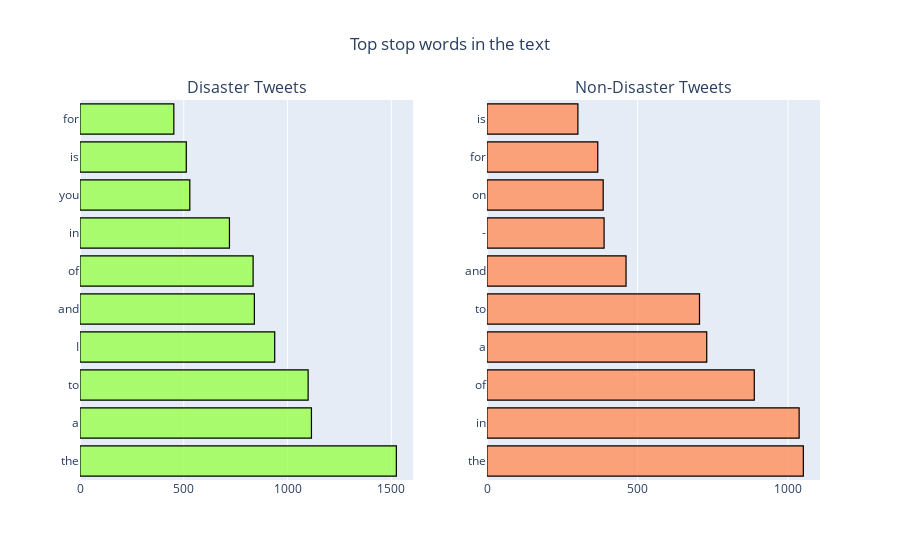

Write notebook code for a chart like this one.
### Markdown cell above
### What are stopwords?

In computing, stop words are words that are filtered out before or after the natural language data (text) are processed.       
While “stop words” typically refers to the most common words in a language, all-natural language processing tools don't use a single universal list of stop words.  

Analysing most occuring [stop words](https://en.wikipedia.org/wiki/Stop_word) in the text using corpus creating function(create_corpus)

### Code cell
values_list = []

def analyze_stopwords(data,func,targetlist):
  
  for label in range(0,len(targetlist)):
    corpus = func(targetlist[label])
    dic = defaultdict(int)
    
    for word in corpus:
        dic[word] += 1
    
    top = sorted(dic.items(),key = lambda x: x[1],reverse=True)[:10]
    x_items,y_values = zip(*top)
    values_list.append(x_items)
    values_list.append(y_values)

#analyzing stopwords for 0 and 1 target labels
analyze_stopwords(data,create_corpus,[0,1])

fig = make_subplots(rows=1, cols=2,subplot_titles=("Disaster Tweets", "Non-Disaster Tweets"))

fig.add_trace(
      go.Bar(x=values_list[1],y=values_list[0],orientation='h',marker=dict(color= 'rgba(152, 255, 74,0.8)'),
             marker_line=dict(color='black'),marker_line_width=1.2),
      row=1, col=1
).add_trace(
      go.Bar(x=values_list[3],y=values_list[2],orientation='h',marker=dict(color= 'rgba(255, 143, 92,0.8)'),
             marker_line=dict(color='black'),marker_line_width=1.2),
      row=1, col=2
).update_layout(title_text="Top stop words in the text",title_x=0.5,showlegend=False).show()

# py.plot(fig,filename='Top stop words in the text',auto_open=False,show_link=False)

### Figure 1 — Plotly figure (JSON) as saved in the notebook; plotly's stock layout.template omitted (floating-point values rounded to 4 significant figures)
{"data": [{"marker": {"color": "rgba(152, 255, 74,0.8)", "line": {"color": "black", "width": 1.2}}, "orientation": "h", "type": "bar", "x": [1524, 1115, 1099, 938, 840, 834, 720, 529, 512, 452], "xaxis": "x", "y": ["the", "a", "to", "I", "and", "of", "in", "you", "is", "for"], "yaxis": "y"}, {"marker": {"color": "rgba(255, 143, 92,0.8)", "line": {"color": "black", "width": 1.2}}, "orientation": "h", "type": "bar", "x": [1051, 1037, 888, 730, 706, 462, 389, 386, 368, 302], "xaxis": "x2", "y": ["the", "in", "of", "a", "to", "and", "-", "on", "for", "is"], "yaxis": "y2"}], "layout": {"annotations": [{"font": {"size": 16}, "showarrow": false, "text": "Disaster Tweets", "x": 0.225, "xanchor": "center", "xref": "paper", "y": 1, "yanchor": "bottom", "yref": "paper"}, {"font": {"size": 16}, "showarrow": false, "text": "Non-Disaster Tweets", "x": 0.775, "xanchor": "center", "xref": "paper", "y": 1, "yanchor": "bottom", "yref": "paper"}], "showlegend": false, "title": {"text": "Top stop words in the text", "x": 0.5}, "xaxis": {"anchor": "y", "domain": [0, 0.45], "type": "linear", "range": [0, 1604.0], "autorange": true}, "xaxis2": {"anchor": "y2", "domain": [0.55, 1], "type": "linear", "range": [0, 1106.0], "autorange": true}, "yaxis": {"anchor": "x", "domain": [0, 1], "type": "category", "range": [-0.5, 9.5], "autorange": true}, "yaxis2": {"anchor": "x2", "domain": [0, 1], "type": "category", "range": [-0.5, 9.5], "autorange": true}, "autosize": true}}
